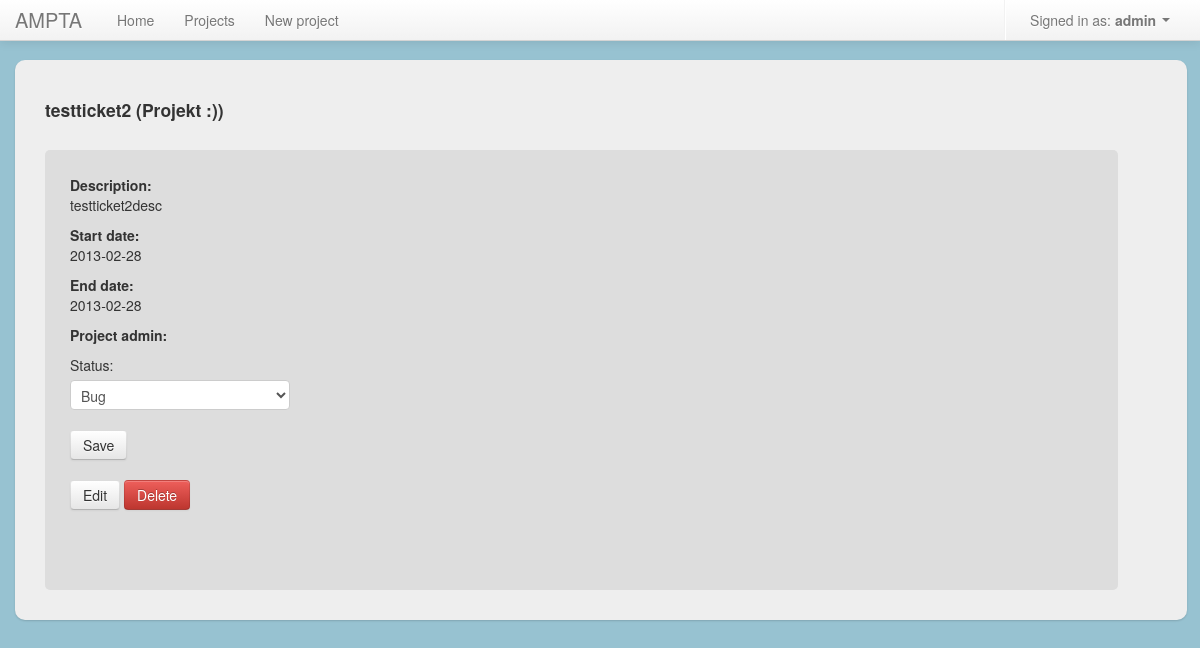
Before: /project/2/ticket/2/ (signed in) with the older database file.
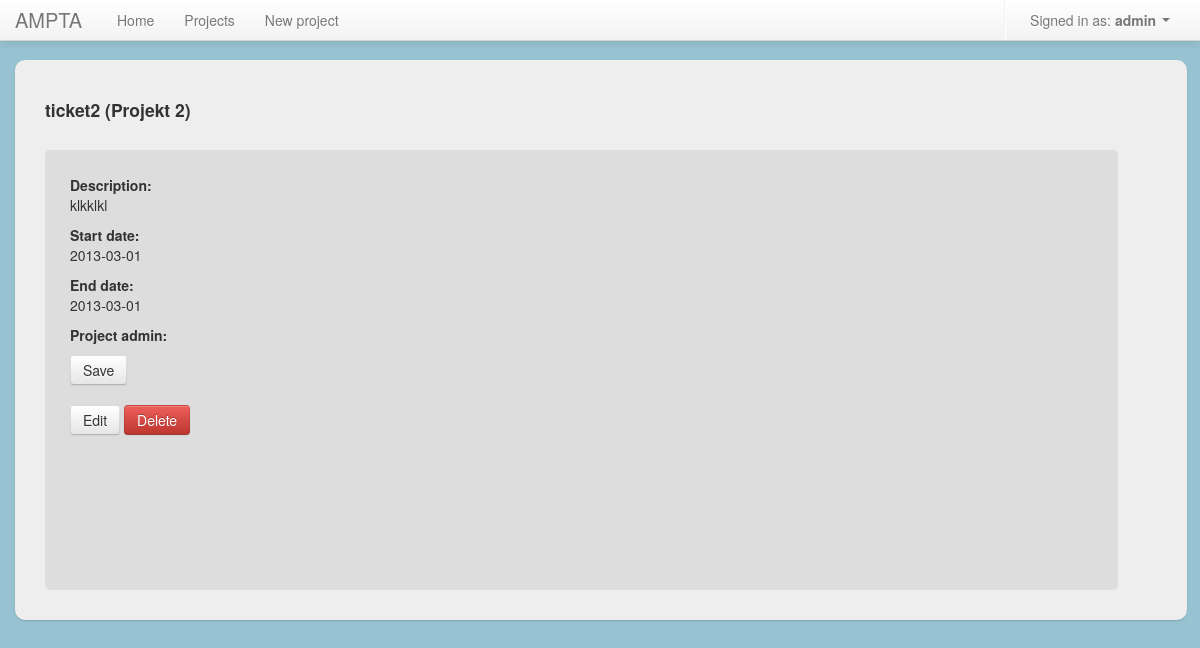
After: the same page with the newer database file.
### project_app/models.py (models this page shows)
class Ticket(models.Model):
	name = models.CharField(max_length = 50)
	description = models.TextField()
	start_date = models.DateField('date result published')
	end_date = models.DateField('date result published')
	date_added = models.DateField()
	date_updated = models.DateField()
	status = models.ForeignKey(Status, related_name="projects")
	project = models.ForeignKey(Project, related_name="projects")
	user = models.ForeignKey(User)
	def __unicode__(self):
		return self.name
	def owned_by_user(self, user):
		return self.user == user

class Project(models.Model):
	name = models.CharField(max_length = 50)
	description = models.TextField()
	start_date = models.DateField('Start date')
	end_date = models.DateField('End date')
	date_added = models.DateField()
	date_updated = models.DateField()
	added_by_user = models.ForeignKey(User)
	users = models.ManyToManyField(User, related_name='projects')
	def __unicode__(self):
		return self.name
	def owned_by_user(self, user):
		return self.added_by_user == user

### project_app/views.py (the view)
# urls.py: url(r'^project/(?P<project_id>\d+)/ticket/(?P<ticket_id>\d+)/$', 'project_app.views.show_ticket', name="show_ticket"),
@login_required
def show_ticket(request, ticket_id, project_id):
	ticket = get_object_or_404(Ticket, pk = ticket_id)
	project = get_object_or_404(Project, pk = project_id)
	form = ''
	if ticket.owned_by_user(request.user) or project.owned_by_user(request.user):
		if ticket.owned_by_user(request.user):
			if request.method == "POST":
				form = ChangeTicketStatusForm(request.POST, instance = ticket)
				if form.is_valid():
					try:
						form.save()
					except:
						return HttpResponseServerError()
			else:
				form = ChangeTicketStatusForm(instance = ticket)
		return render(request, 'tickets/show.html', {"ticket" : ticket, "project" : project, "form": form})
	else:
		return render(request, 'tickets/show.html', {"error_message": "You don't have permission to view the ticket"})

### project_app/models.py (called while the page is built)
	def __unicode__(self):
		return self.status_name

### project_app/templatetags/custom_filters.py (called while the page is built)
@register.filter(name='ownership')
def ownership(project, user):
	return project.added_by_user == user

@register.filter(name='ticket_owner')
def ownership(ticket, user):
	return ticket.user == user

### templates/tickets/show.html (shortened to what this page needs)
{% extends 'shared/base.html' %}
{% load custom_filters %}
{% block content %}
	{% if error_message %}
    	<p>{{ error_message }}</p>
	{% else %}
		<h4> {{ ticket }} ({{ project }})</h4>
		<div id="project_area">
			<p><strong>Description:<br/></strong>{{ ticket.description }}</p>
			<p><strong>Start date:<br/></strong>{{ ticket.start_date|date:"Y-m-d" }}</p>
			<p><strong>End date:<br/></strong>{{ ticket.end_date|date:"Y-m-d" }}</p>
			<p><strong>Project admin:<br/></strong>{{ ticket.added_by_user }}</p>
			<form action="{{project_add}}" id="new_proj" method="POST"> {% csrf_token %}
				{{ form.as_p }}
				<input type="submit" class="btn" value="Save" />
			</form>
			{% if ticket|ticket_owner:user or project|ownership:user %}
				<p>
					<a class="btn" href="{% url ticket_edit project_id=ticket.project_id ticket_id=ticket.id %}">Edit</a>
				<a class="btn btn-danger" id="delete_link" href="{% url ticket_delete ticket_id=ticket.id %}">Delete</a>
				</p>
			{% endif %}
		</div>
	{% endif %}
{% endblock %}

Changed rows visible on the page:
changed Ticket: name "testticket2" → "ticket2"; description "testticket2desc" → "klkklkl"; start_date "2013-02-28" → "2013-03-01"; end_date "2013-02-28" → "2013-03-01"
changed Project: name "Projekt :)" → "Projekt 2"
Other visible differences:
form field status: "Bug" → (not shown)
text no longer shown: "Status:"
